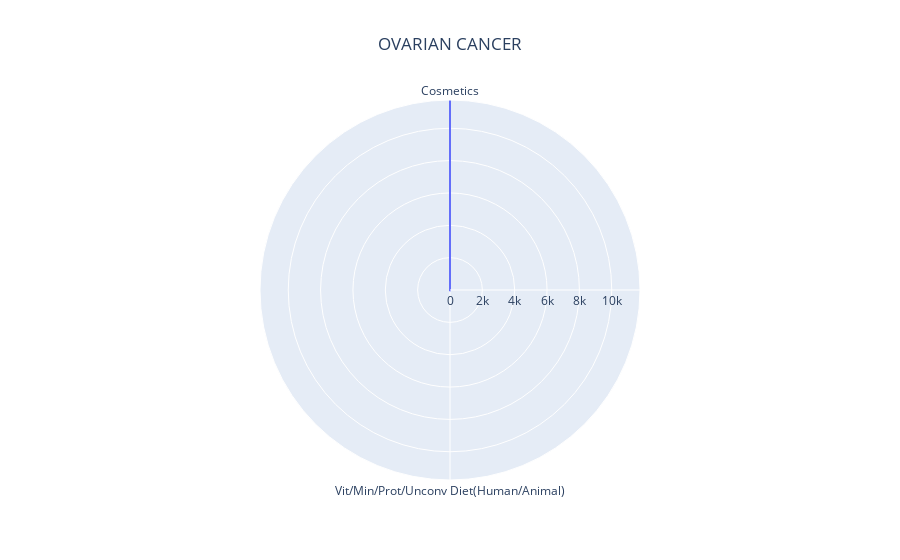
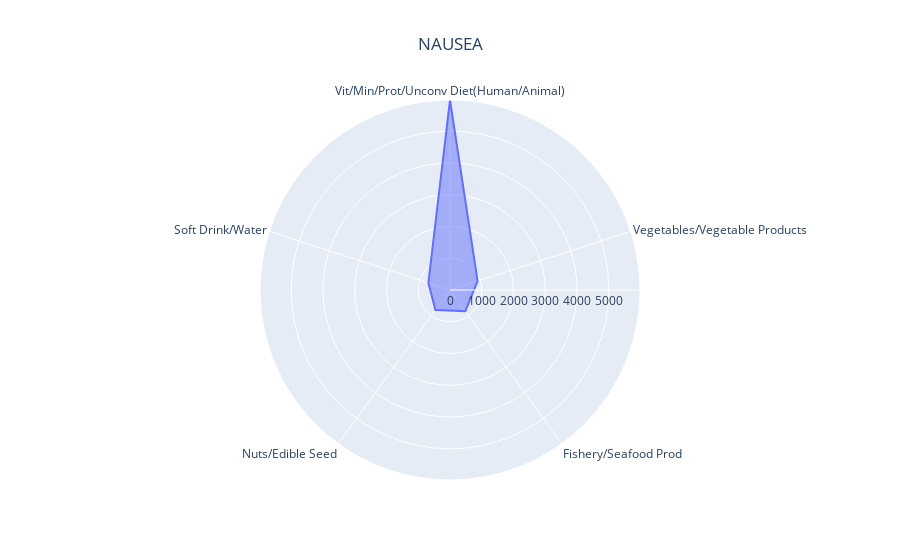
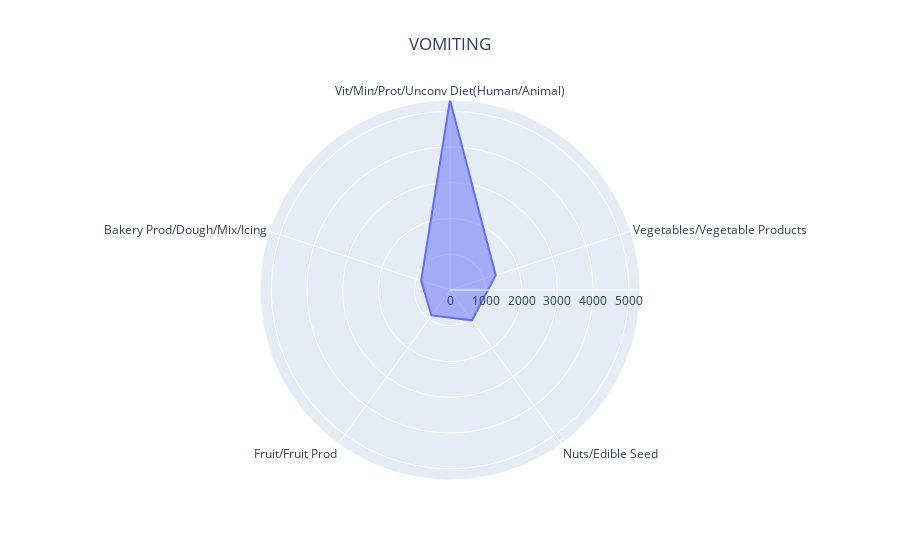

The cell these charts' notebook holds for them, in order:
### Code cell
from plotly.subplots import make_subplots
traces=[]
counter=0
colors=['red','violet','blue','yellow','purple']
for i in top_symp_top_descrip:
    des=top_symp_top_descrip[i]
    vals=top_symp_top_descrip_count[i]
    #zipped_list=zip(des,vals)
    #df = pd.DataFrame(zipped_list, columns = ['Description', 'No. of instances'])
    #fig = px.histogram(df, x='Description', y='No. of instances',title=str(i))

    df = pd.DataFrame(dict(r=vals,theta=des))
    fig = px.line_polar(df, r='r', theta='theta', line_close=True,title=i)
    fig.update_traces(fill='toself')
    fig.update_layout( title_x=0.5)
    counter+=1
    #traces.append(fig)
    
    fig.show()
    #fig.write_image("images/fig"+str(counter)+".png")

### Figure 1 — Plotly figure (JSON) as saved in the notebook; plotly's stock layout.template omitted (floating-point values rounded to 4 significant figures)
{"data": [{"fill": "toself", "hovertemplate": "r=%{r}<br>theta=%{theta}<extra></extra>", "legendgroup": "", "line": {"color": "#636efa", "dash": "solid"}, "marker": {"symbol": "circle"}, "mode": "lines", "name": "", "r": [11746, 80, 11746], "showlegend": false, "subplot": "polar", "theta": ["Cosmetics", "Vit/Min/Prot/Unconv Diet(Human/Animal)", "Cosmetics"], "type": "scatterpolar"}], "layout": {"legend": {"tracegroupgap": 0}, "polar": {"angularaxis": {"direction": "clockwise", "rotation": 90}, "domain": {"x": [0, 1], "y": [0, 1]}}, "title": {"text": "OVARIAN CANCER", "x": 0.5}}}

### Figure 2 — Plotly figure (JSON) as saved in the notebook; plotly's stock layout.template omitted (floating-point values rounded to 4 significant figures)
{"data": [{"fill": "toself", "hovertemplate": "r=%{r}<br>theta=%{theta}<extra></extra>", "legendgroup": "", "line": {"color": "#636efa", "dash": "solid"}, "marker": {"symbol": "circle"}, "mode": "lines", "name": "", "r": [5982, 913, 823, 781, 716, 5982], "showlegend": false, "subplot": "polar", "theta": ["Vit/Min/Prot/Unconv Diet(Human/Animal)", "Vegetables/Vegetable Products", "Fishery/Seafood Prod", "Nuts/Edible Seed", "Soft Drink/Water", "Vit/Min/Prot/Unconv Diet(Human/Animal)"], "type": "scatterpolar"}], "layout": {"legend": {"tracegroupgap": 0}, "polar": {"angularaxis": {"direction": "clockwise", "rotation": 90}, "domain": {"x": [0, 1], "y": [0, 1]}}, "title": {"text": "NAUSEA", "x": 0.5}}}

### Figure 3 — Plotly figure (JSON) as saved in the notebook; plotly's stock layout.template omitted (floating-point values rounded to 4 significant figures)
{"data": [{"fill": "toself", "hovertemplate": "r=%{r}<br>theta=%{theta}<extra></extra>", "legendgroup": "", "line": {"color": "#636efa", "dash": "solid"}, "marker": {"symbol": "circle"}, "mode": "lines", "name": "", "r": [5312, 1343, 1047, 879, 848, 5312], "showlegend": false, "subplot": "polar", "theta": ["Vit/Min/Prot/Unconv Diet(Human/Animal)", "Vegetables/Vegetable Products", "Nuts/Edible Seed", "Fruit/Fruit Prod", "Bakery Prod/Dough/Mix/Icing", "Vit/Min/Prot/Unconv Diet(Human/Animal)"], "type": "scatterpolar"}], "layout": {"legend": {"tracegroupgap": 0}, "polar": {"angularaxis": {"direction": "clockwise", "rotation": 90}, "domain": {"x": [0, 1], "y": [0, 1]}}, "title": {"text": "VOMITING", "x": 0.5}}}
